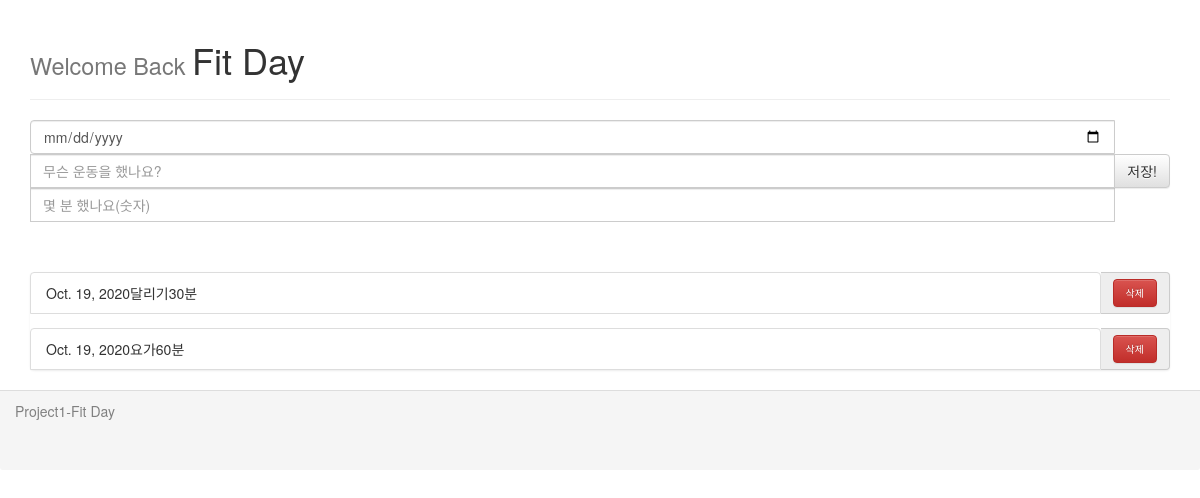
Before: /index/ with the older database file.
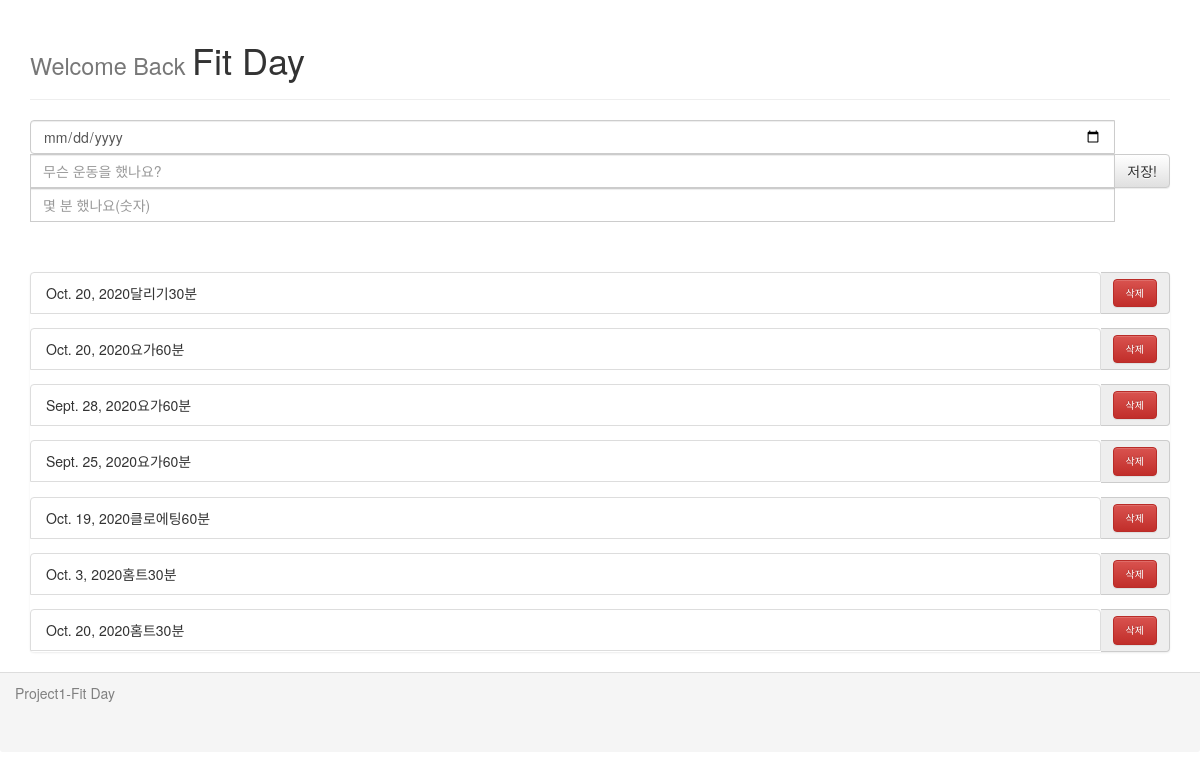
After: the same page with the newer database file.
### fitApp/models.py (models this page shows)
class Exercise(models.Model):
    today = models.DateTimeField(default=timezone.now)
    nickname = models.CharField(max_length=100, default='0')
    exer_title = models.CharField(max_length=100)
    exer_time = models.IntegerField()
    exer_date = models.DateField(max_length=100, default=timezone.now)

### fitApp/views.py (the view)
# urls.py: path('index/', views.index, name='index'),
def index(request):
    exercises = Exercise.objects.all()
    content = {'exercises': exercises}
    return render(request, 'index.html', content)

### fitApp/templates/index.html (shortened to what this page needs)
<html lang="ko">
<head>
    <link rel="stylesheet" href="https://maxcdn.bootstrapcdn.com/bootstrap/3.3.2/css/bootstrap.min.css">
    <link rel="stylesheet" href="https://maxcdn.bootstrapcdn.com/bootstrap/3.3.2/css/bootstrap-theme.min.css">
</head>
<body>
    <div class="container">
        <div class="header">
            <div class="page-header">
                <h1><small>Welcome Back </small>Fit Day</h1>
            </div>
        </div>
        <div class="exercise">
            <div class="messageDiv">
                <form action="./createExercise/" method="POST">{% csrf_token %}
                    <div class="input-group">
                        <input id="exerDate" name="exerDate" type="date" class="form-control" placeholder="언제 했나요?">
                        <input id="exerTitle" name="exerTitle" type="text" class="form-control" placeholder="무슨 운동을 했나요?">
                        <input id="exerTime" name="exerTime" type="number" min="0" max="120" step="1" class="form-control" placeholder="몇 분 했나요(숫자)">
                        <span class="input-group-btn">
                            <button class="btn btn-default" type="submit">저장!</button>
                        </span>
                    </div>
                </form>
            </div>
            <div class="exerciseDiv">
                <ul class="list-group">
                    {% for exercise in exercises %}
                    <form action="./deleteExercise/" method="GET">
                        <div class="input-group" name='exercise1'>
                            <li class="list-group-item">{{ exercise.exer_date }}{{ exercise.exer_title }}{{ exercise.exer_time }}{{'분'}}</li>
                            <span class="input-group-addon">
                                <button type="submit" class="custom-btn btn btn-danger">삭제</button>
                            </span>
                        </div>
                    </form>
                    {% endfor %}
                </ul>
            </div>
        </div>
        </div>
        <div class="panel-footer">
            Project1-Fit Day
        </div>
</body>
</html>

### fitApp/templates/index.html (style rules this page uses)
.messageDiv { margin-top: 20px; margin-bottom: 50px; }
.custom-btn { font-size: 10px; }
.panel-footer { height:10%; color:gray; }

Changed rows visible on the page:
removed Exercise: exer_date "Oct. 19, 2020", exer_title "달리기", exer_time "30", value "분"
removed Exercise: exer_date "Oct. 19, 2020", exer_title "요가", exer_time "60", value "분"
added Exercise: exer_date "Oct. 20, 2020", exer_title "달리기", exer_time "30", value "분"
added Exercise: exer_date "Oct. 20, 2020", exer_title "요가", exer_time "60", value "분"
added Exercise: exer_date "Sept. 28, 2020", exer_title "요가", exer_time "60", value "분"
added Exercise: exer_date "Sept. 25, 2020", exer_title "요가", exer_time "60", value "분"
added Exercise: exer_date "Oct. 19, 2020", exer_title "클로에팅", exer_time "60", value "분"
added Exercise: exer_date "Oct. 3, 2020", exer_title "홈트", exer_time "30", value "분"
added Exercise: exer_date "Oct. 20, 2020", exer_title "홈트", exer_time "30", value "분"
